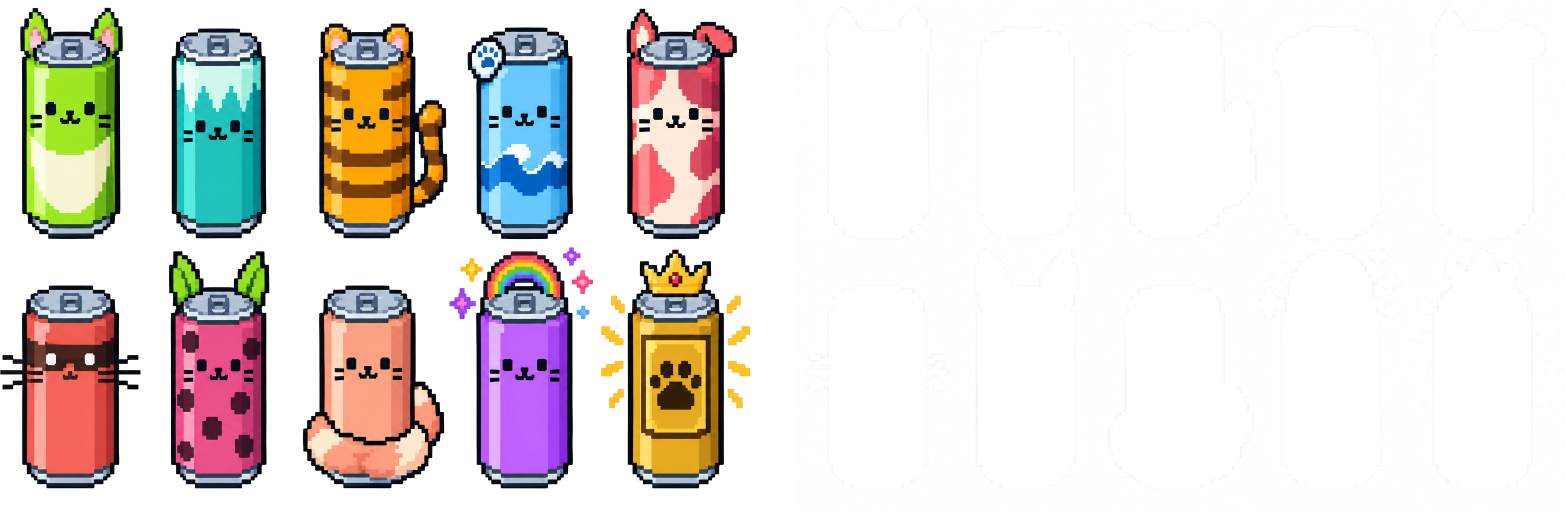
#> input picture scripts/art_src/monsta_cans_sheet.png, 3130 x 1024 px (shown at 1/2 size)
$ python backdrop_to_webp.py art_src/monsta_cans_sheet.png
#> lines starting #> are read from the running program, lines starting #| are printed output that depends on the picture
"""Re-encode a full-screen backdrop as WebP at a sane resolution.

The gacha deck mounts all three machine backdrops at once, each on its own
transformed compositor layer. As PNGs they were 1.8 / 2.4 / 7.2 MB on the wire
and ~29 MB of decoded bitmap resident on the GPU — enough texture pressure to
make the swipe stutter on a phone (and, earlier, to blank the pull buttons).

Two things shrink them without a visible change:

1. CAP THE HEIGHT. A backdrop is painted full-screen behind a `scale(1.12)`
   overscan. Past roughly 1700px tall there is no phone that can show the extra
   detail, so anything taller is pure memory. Never upscales.

2. DROP DEAD ALPHA. The FoodSuits art shipped as RGBA over an opaque black
   page — a whole channel of nothing, and RGBA forbids some encoder paths.

WebP rather than a smaller PNG because this is painted artwork: at q82 it is
visually indistinguishable and roughly a tenth the bytes.

    py scripts/backdrop_to_webp.py public/gacha_food.png public/gacha_animal.png
"""

import sys
from pathlib import Path

from PIL import Image

MAX_H = 1700   # tallest a phone backdrop is worth storing
QUALITY = 82   # painted art; artefacts are invisible well below this


def convert(src: Path) -> str:
    im = Image.open(src)
#> im is the input picture: PIL image 3130x1024 RGBA; mean R, G, B, A 97, 91.3, 88.5, 125.1
    before = src.stat().st_size
    w, h = im.size
#> w = 3130; h = 1024

    if im.mode in ('RGBA', 'LA', 'P'):
        # Composite onto the page black rather than just discarding alpha, so a
        # semi-transparent edge doesn't turn into a bright fringe.
        flat = Image.new('RGB', im.size, (5, 5, 7))
        rgba = im.convert('RGBA')
        flat.paste(rgba, mask=rgba.split()[3])
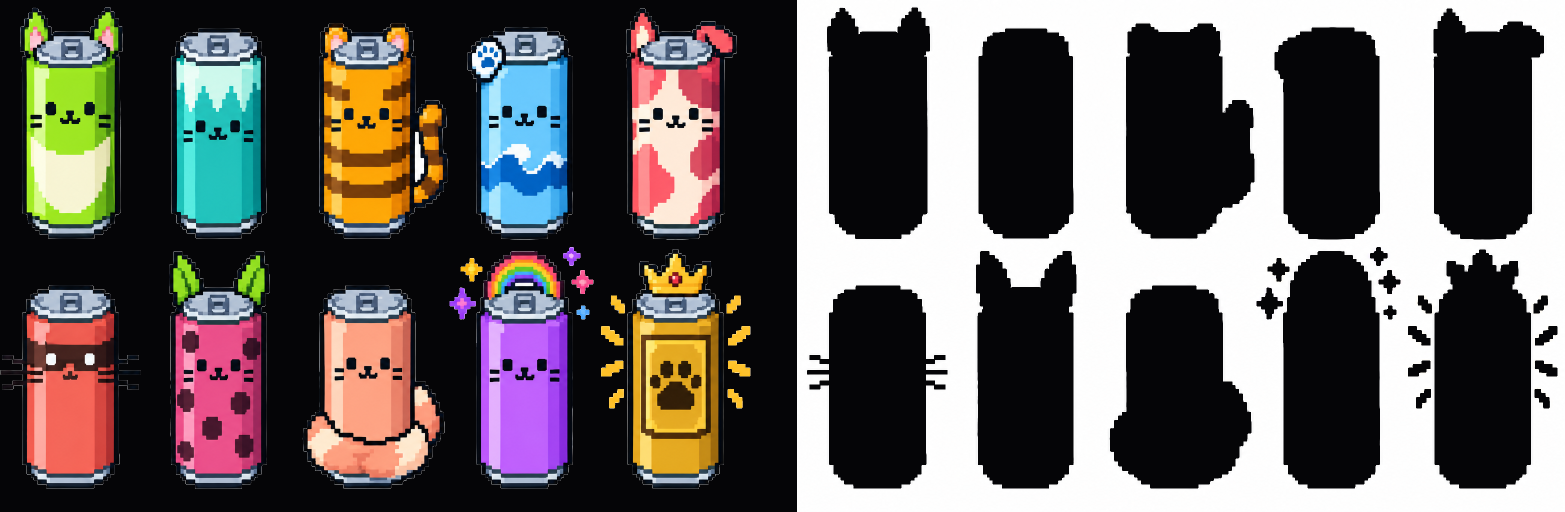
#> flat: PIL image 3130x1024 RGB (shown at 1/2 size); mean R, G, B 99.4, 93.8, 92
        im = flat
    else:
        im = im.convert('RGB')

    if h > MAX_H:
        w, h = round(w * MAX_H / h), MAX_H
        im = im.resize((w, h), Image.LANCZOS)

    dest = src.with_suffix('.webp')
    im.save(dest, format='WEBP', quality=QUALITY, method=6)
    after = dest.stat().st_size
    return (f'{src.name:<22} {Image.open(src).size} {before/1e6:5.2f} MB  ->  '
            f'{dest.name:<24} {(w, h)} {after/1e6:5.2f} MB  '
            f'({before/after:.1f}x smaller, ~{w*h*4/1e6:.1f} MB decoded)')


if __name__ == '__main__':
    if len(sys.argv) < 2:
        raise SystemExit(__doc__)
    for arg in sys.argv[1:]:
        print(convert(Path(arg)))
